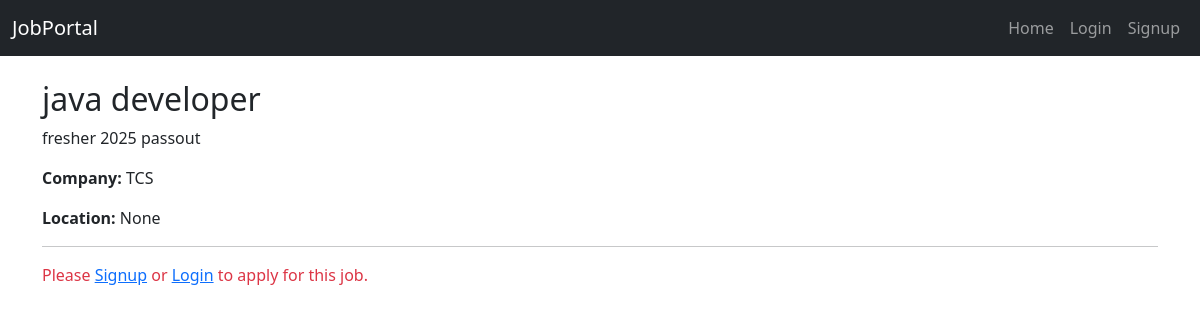
Screenshot of /job/2/ with the database file from the repository.
### linkdinapp/models.py (models this page shows, shortened)
class Job(models.Model):
    title = models.CharField(max_length=200)
    location = models.CharField(max_length=200, null=True, blank=True)
    description = models.TextField()
    company = models.ForeignKey(Company, on_delete=models.CASCADE, null=True, blank=True)
    posted_by = models.ForeignKey(User, on_delete=models.CASCADE, null=True, blank=True)

class Company(models.Model):
    name = models.CharField(max_length=255)
    location = models.CharField(max_length=255, blank=True, null=True)  # optional
    website = models.URLField(blank=True, null=True)
    def __str__(self):
        return self.name

### linkdinapp/views.py (the view)
# urls.py: path('job/<int:job_id>/', views.job_detail, name='job_detail'),
def job_detail(request, job_id):
    job = get_object_or_404(Job, id=job_id)
    return render(request, "portal/job_detail.html", {"job": job})

### linkdinapp/templates/portal/job_detail.html (shortened to what this page needs)
{% extends "portal/base.html" %}
{% block content %}
  <h2>{{ job.title }}</h2>
  <p>{{ job.description }}</p>
  <p><strong>Company:</strong> {{ job.company }}</p>
  <p><strong>Location:</strong> {{ job.location }}</p>
  <hr>
  {% if user.is_authenticated %}
      <form method="post" action="{% url 'apply_job' job.id %}">
          {% csrf_token %}
          <button type="submit" class="btn btn-success">Apply</button>
      </form>
  {% else %}
      <p class="text-danger">
          Please <a href="{% url 'signup' %}">Signup</a> or
          <a href="{% url 'login' %}">Login</a> to apply for this job.
      </p>
  {% endif %}
{% endblock %}

### rows the page displays
Job: title "java developer", description "fresher 2025 passout", company "TCS", location "None"
